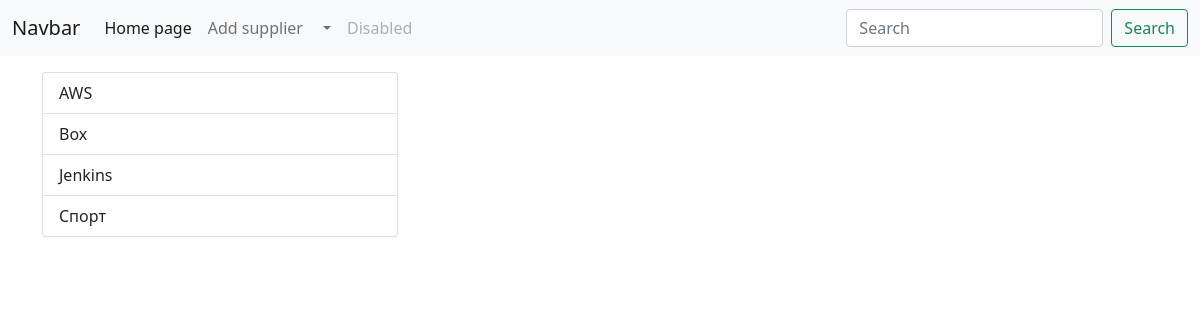
Page /category/2 on the earlier database version.
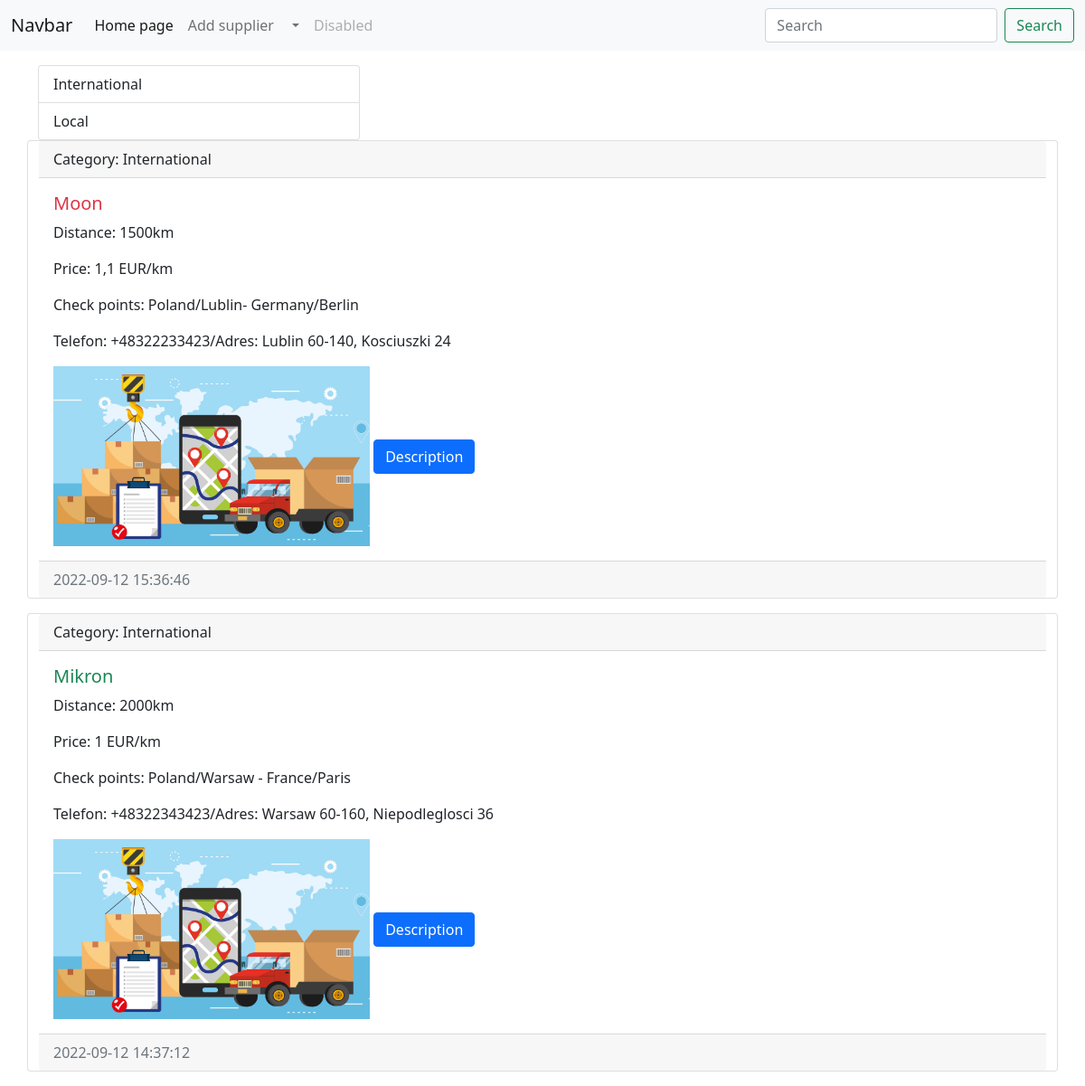
Same page on the later database version.
### news/models.py (models this page shows, shortened)
class Category(models.Model):
    title = models.CharField(max_length=150, db_index=True, verbose_name="Category name")
    class Meta:
        verbose_name = "Category"
        verbose_name_plural = "Category"
        ordering = ["title"]

class News(models.Model):
    title = models.CharField(max_length=100, verbose_name="Name")
    content = models.TextField(blank=True, verbose_name="Content")
    distance = models.TextField(blank=True, verbose_name="distance")
    price = models.TextField(blank=True, verbose_name="price")
    telefon = models.TextField(blank=True, verbose_name="telefon")
    created_at = models.DateTimeField(auto_now_add=True, verbose_name="Date")
    updated_at = models.DateTimeField(auto_now=True, verbose_name="Updates")
    photo = models.ImageField(upload_to="photos/%Y/%m/%d/", verbose_name="Image", blank=True)
    is_published = models.BooleanField(default=True)
    category = models.ForeignKey("Category", on_delete=models.PROTECT, null=True, verbose_name="Category name")
    class Meta:
        verbose_name = "Task"
        verbose_name_plural = "Task"
        ordering = ["-created_at"]

### news/views.py (the view)
# urls.py: path('category/<int:category_id>', get_category, name="category")
def get_category(request, category_id):
    news = News.objects.filter(category_id=category_id)
    categories = Category.objects.all()
    category = Category.objects.get(pk=category_id)
    context = {
        "news": news,
        "categories": categories,
        "category": category
    }
    return render(request, "news/category.html", context=context)

### news/templates/news/category.html (shortened to what this page needs)
<!doctype html>
<html lang="en">
  <head>
    <link href="https://cdn.jsdelivr.net/npm/bootstrap@5.1.3/dist/css/bootstrap.min.css" rel="stylesheet">
  </head>
  <body>
    <nav class="navbar navbar-expand-lg navbar-light bg-light">
  <div class="container-fluid">
    <a class="navbar-brand" href="#">Navbar</a>
    <div class="collapse navbar-collapse" id="navbarSupportedContent">
      <ul class="navbar-nav me-auto mb-2 mb-lg-0">
        <li class="nav-item">
          <a class="nav-link active" aria-current="page" href="#">Home page</a>
        </li>
        <li class="nav-item">
          <a class="nav-link" href="#">Add supplier</a>
        </li>
        <li class="nav-item dropdown">
          <a class="nav-link dropdown-toggle" href="#" id="navbarDropdown" role="button" data-bs-toggle="dropdown" aria-expanded="false">
          </a>
        </li>
        <li class="nav-item">
          <a class="nav-link disabled">Disabled</a>
        </li>
      </ul>
      <form class="d-flex">
        <input class="form-control me-2" type="search" placeholder="Search" aria-label="Search">
        <button class="btn btn-outline-success" type="submit">Search</button>
      </form>
    </div>
  </div>
</nav>
<div class="container mt-3">
    <div class="row">
      <div class="col-md-4">
        <div class="list-group">
          {% for item in categories %}
          <a href="/category/{{ item.pk }}" class="list-group-item list-group-item-action" aria-current="true">
            {{item.title}}
          </a>
          {% endfor %}
  </div>
      </div>
        {% for item in news %}
        <div class="card mb-3">
  <div class="card-header">
      Category: {{ item.category.title }}
  </div>
  <div class="card-body">
    <h5 class="card-title {% cycle 'text-danger' 'text-success' %}">{{ item.title }}</h5>
    <p class="card-text">{{ item.content }}</p>
    <p class="card-text">{{ item.distance }}</p>
    <p class="card-text">{{ item.price }}</p>
    <p class="card-text">{{ item.telefon }}</p>
    {% if item.photo %}
      <img src="{{ item.photo.url }}" alt="" width="350" class="mr-3">
    {% else %}
      <img src= "https://picsum.photos/200/300" alt="">
    {% endif %}
    <a href="#" class="btn btn-primary">Description</a>
  </div>
  <div class="card-footer text-muted">
      {{ item.created_at|date:"Y-m-d H:i:s"  }}
  </div>
</div>
        {% endfor %}
    </div>
</div>
  </body>
</html>

Differences in the rows shown:
removed Category: title "Jenkins"
removed Category: title "Спорт"
changed Category: title "AWS" → "International"
changed Category: title "Box" → "Local"
added News: category "International", title "Moon", content "Distance: 1500km", distance "Price: 1,1 EUR/km", price "Check points: Poland/Lublin- Germany/Berlin", telefon "Telefon: +48322233423/Adres: Lublin 60-140, Kosciuszki 24", photo (picture), created_at "2022-09-12 15:36:46"
added News: category "International", title "Mikron", content "Distance: 2000km", distance "Price: 1 EUR/km", price "Check points: Poland/Warsaw - France/Paris", telefon "Telefon: +48322343423/Adres: Warsaw 60-160, Niepodleglosci 36", photo (picture), created_at "2022-09-12 14:37:12"
